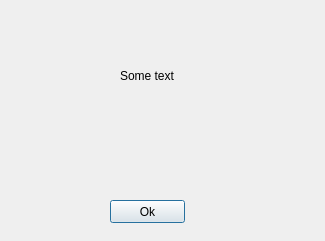
<?xml version="1.0" encoding="UTF-8"?>
<ui version="4.0">
 <class>AboutDialog</class>
 <widget class="QDialog" name="AboutDialog">
  <property name="windowModality">
   <enum>Qt::WindowModal</enum>
  </property>
  <property name="geometry">
   <rect>
    <x>0</x>
    <y>0</y>
    <width>325</width>
    <height>241</height>
   </rect>
  </property>
  <property name="sizePolicy">
   <sizepolicy hsizetype="Fixed" vsizetype="Fixed">
    <horstretch>0</horstretch>
    <verstretch>0</verstretch>
   </sizepolicy>
  </property>
  <property name="windowTitle">
   <string>AboutDialog</string>
  </property>
  <widget class="QPushButton" name="okButton">
   <property name="geometry">
    <rect>
     <x>110</x>
     <y>200</y>
     <width>75</width>
     <height>23</height>
    </rect>
   </property>
   <property name="text">
    <string>Ok</string>
   </property>
  </widget>
  <widget class="QLabel" name="label">
   <property name="geometry">
    <rect>
     <x>120</x>
     <y>20</y>
     <width>191</width>
     <height>111</height>
    </rect>
   </property>
   <property name="text">
    <string>Some text</string>
   </property>
  </widget>
 </widget>
 <layoutdefault spacing="6" margin="11"/>
 <resources/>
 <connections/>
</ui>
